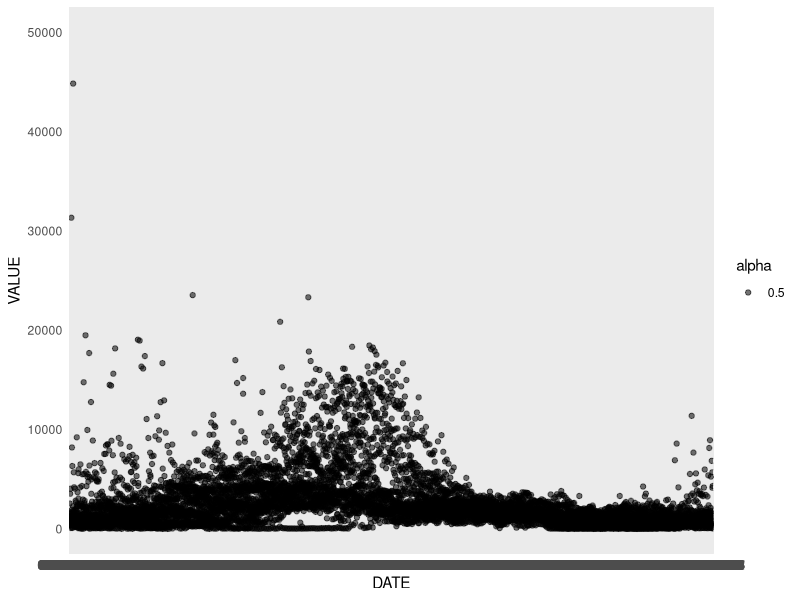

Write the R code that produced this figure.
## ---- chunk 1
knitr::opts_chunk$set(echo = TRUE)
## ---- chunk 2

library(tidyverse)

data <- read_csv("MIL_50years_R.csv") 

as.Date(data$DATE, format = "%m-%d-%y")


inflow <- data %>% 
  filter(SENSOR_TYPE == "INFLOW")
as.Date(inflow$DATE, format = "%m-%d-%y")

outflow <- data %>% 
  filter(SENSOR_TYPE == "OUTFLOW")
as.Date(outflow$DATE, format = "%m-%d-%y")

release<- data %>% 
  filter(SENSOR_TYPE == "REL SCH")
as.Date(release$DATE, format = "%m-%d-%y")

storage<- data %>% 
  filter(SENSOR_TYPE == "STORAGE")
as.Date(storage$DATE, format = "%m-%d-%y")



## ---- chunk 3


plot <- ggplot(data = inflow)+
  geom_point(aes(x = DATE, y = VALUE, 
                 alpha = 0.5))+
  geom_smooth(aes(x = DATE, y = VALUE, color = "#00AFBB"))+
  theme_minimal()+
  scale_y_continuous(limits = c(0,50000))

plot


